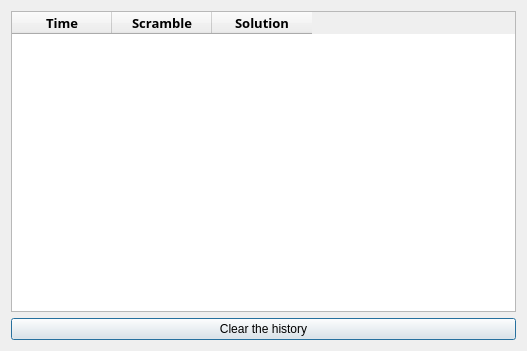
<?xml version="1.0" encoding="UTF-8"?>
<ui version="4.0">
 <class>History</class>
 <widget class="QDialog" name="History">
  <property name="geometry">
   <rect>
    <x>0</x>
    <y>0</y>
    <width>527</width>
    <height>351</height>
   </rect>
  </property>
  <property name="windowTitle">
   <string>Dialog</string>
  </property>
  <layout class="QGridLayout" name="gridLayout">
   <item row="0" column="0">
    <widget class="QTableWidget" name="tableWidget">
     <property name="font">
      <font>
       <family>Montserrat SemiBold</family>
       <pointsize>10</pointsize>
       <bold>true</bold>
      </font>
     </property>
     <column>
      <property name="text">
       <string>Time</string>
      </property>
     </column>
     <column>
      <property name="text">
       <string>Scramble</string>
      </property>
     </column>
     <column>
      <property name="text">
       <string>Solution</string>
      </property>
     </column>
    </widget>
   </item>
   <item row="1" column="0">
    <widget class="QPushButton" name="clear_history_btn">
     <property name="text">
      <string>Clear the history</string>
     </property>
    </widget>
   </item>
  </layout>
 </widget>
 <resources/>
 <connections/>
</ui>
